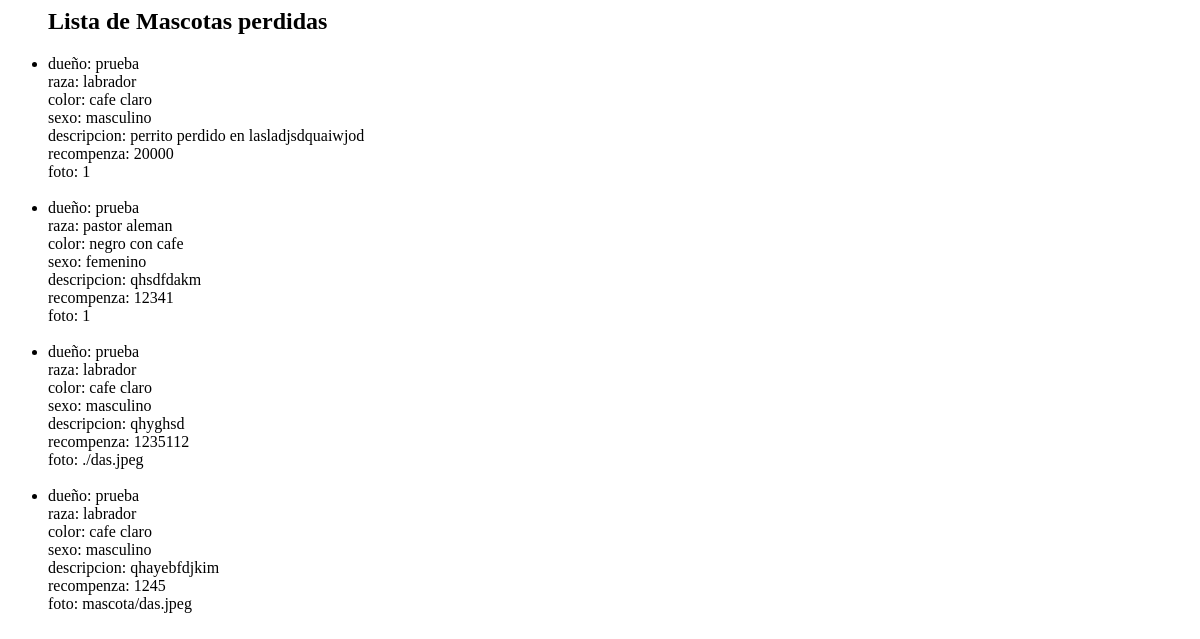
The page /mascota/listar_perdidas/ on the database as committed earlier.
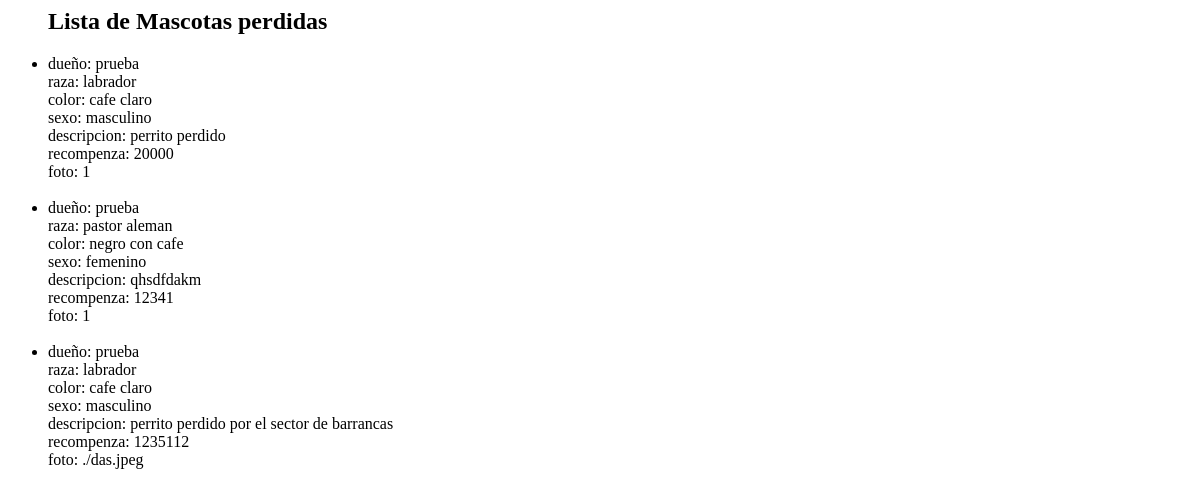
The same page on the database as committed later.
### mascota/models.py (models this page shows, shortened)
class mascota (models.Model):
	dueno= models.ForeignKey(usuario)
	raza = models.ForeignKey(raza)
	color = models.CharField(max_length=20)
	sexo = models.CharField(max_length=20)
	foto = models.FileField(upload_to = 'mascota')
	descripcion= models.TextField(blank=True, null=True)
	perdido = models.BooleanField(default=False, blank= True)
	recompenza= models.IntegerField(blank=True, null=True,default=0)

### raza/models.py (models this page shows)
class raza (models.Model):
	tipo = models.CharField(max_length=30,blank=True)
	def __unicode__(self):
		return self.tipo

### mascota/views.py (the view)
class listar_perdidas(ListView):
    model= mascota
    template_name= 'mascota/listar_perdidas.html'
    fields=['dueno','raza','color','sexo','descripcion','perdido','recompenza','foto']

### prueba1/templates/mascota/listar_perdidas.html (shortened to what this page needs)
<head>
</head>
<section>
	<ul>
	<h1> Lista de Mascotas perdidas</h1>
		{% for e in object_list %}
			{%if e.perdido%}
			<li> dueño: {{e.dueno}}<br>
				 raza: {{e.raza}}<br>
				 color: {{e.color}}<br>
				 sexo: {{e.sexo}}<br>
				 descripcion: {{e.descripcion}}<br>
				 recompenza: {{e.recompenza}}<br>
				 foto: {{e.foto}}<br>
				 <br>
				 </li>
			{%endif%}
		{% endfor %}
	</ul>
</section>

Rows that differ between the two databases and show on the page:
no longer on this page (row edited): mascota: dueno "prueba", raza "labrador", color "cafe claro", sexo "masculino", descripcion "qhayebfdjkim", recompenza "1245", foto "mascota/das.jpeg"
changed mascota: descripcion "perrito perdido en lasladjsdquaiwjod" → "perrito perdido"
changed mascota "./das.jpeg": descripcion "qhyghsd" → "perrito perdido por el sector de barrancas"
